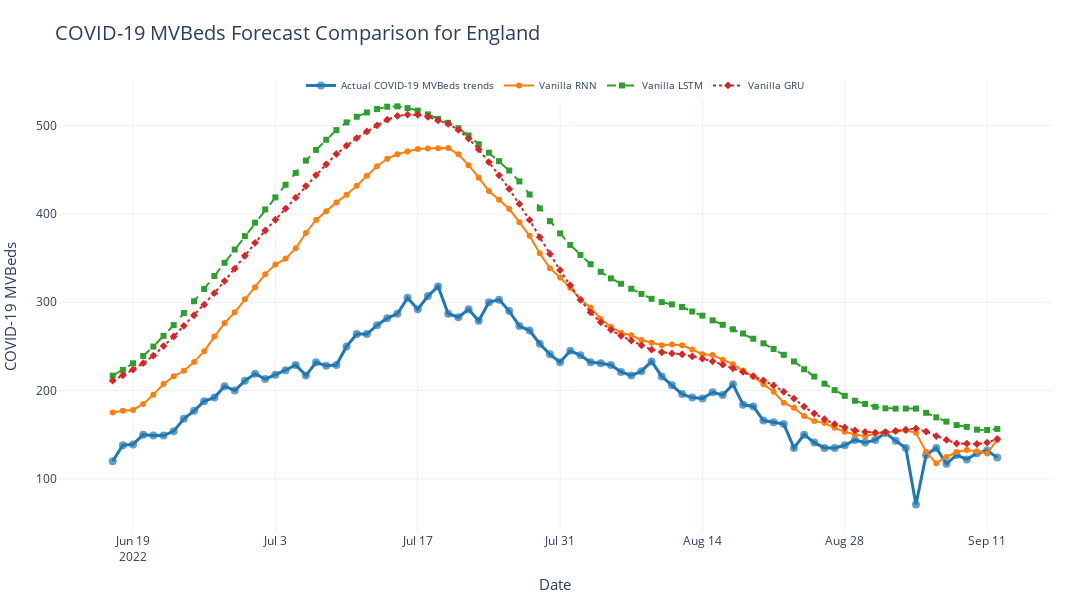

Here is the notebook cell this chart was saved with:
### Code cell
# plot the forecast
forecast_columns = ["Vanilla RNN", "Vanilla LSTM", "Vanilla GRU"]
forecast_display_names = ["Vanilla RNN", "Vanilla LSTM", "Vanilla GRU"]
fig = plot_forecast(
    pred_df, forecast_columns, selected_area, forecast_display_names=forecast_display_names
)
fig.write_image("reports/figures/vanilla_rnn_lstm_gru_forecast.pdf")
fig.show()
